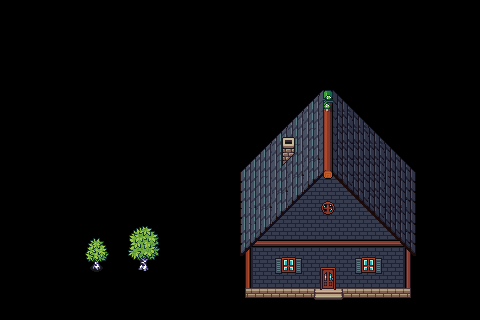

Below is a game level as drawn by its tile map, then a one-line description and the .tmx that defines it (tile-layer data replaced by summaries):
An orthogonal 30x20 tile map with 16x16 px tiles, 6 tile layers (input_colliders, output_colliders, output_above, output_above_decoration_1, ...), 3 tilesets.

<map version="1.10" tiledversion="1.11.2" orientation="orthogonal" renderorder="left-down" width="30" height="20" tilewidth="16" tileheight="16" infinite="0" nextlayerid="7" nextobjectid="1">
 <tileset firstgid="1" name="Birch Tree Extruded" tilewidth="16" tileheight="16" spacing="2" margin="1" tilecount="96" columns="16">
  <image source="../../tilesets/Birch Tree Extruded.png" width="288" height="108" />
 </tileset>
 <tileset firstgid="97" name="Houses Extruded" tilewidth="16" tileheight="16" spacing="2" margin="1" tilecount="2156" columns="44">
  <image source="../../tilesets/Houses Extruded.png" width="792" height="882" />
 </tileset>
 <tileset firstgid="2253" name="House Decorations Extruded" tilewidth="16" tileheight="16" spacing="2" margin="1" tilecount="368" columns="23">
  <tileoffset x="0" y="8" />
  <image source="../../tilesets/House Decorations Extruded.png" width="414" height="288" />
 </tileset>
 <layer id="1" name="input_colliders" width="30" height="20">
  <data>[600 cells, 6 non-empty, 6 distinct tile ids]</data>
 </layer>
 <layer id="2" name="output_colliders" width="30" height="20">
  <data>[600 cells, 28 non-empty, 8 distinct tile ids]</data>
 </layer>
 <layer id="3" name="output_above" width="30" height="20">
  <data>[600 cells, 63 non-empty, 25 distinct tile ids]</data>
 </layer>
 <layer id="4" name="output_above_decoration_1" width="30" height="20">
  <data>[600 cells, 37 non-empty, 13 distinct tile ids]</data>
 </layer>
 <layer id="5" name="output_above_decoration_2" width="30" height="20">
  <data>[600 cells, 94 non-empty, 31 distinct tile ids]</data>
 </layer>
 <layer id="6" name="output_above_decoration_3" width="30" height="20">
  <data>[600 cells, 12 non-empty, 10 distinct tile ids]</data>
 </layer>
</map>